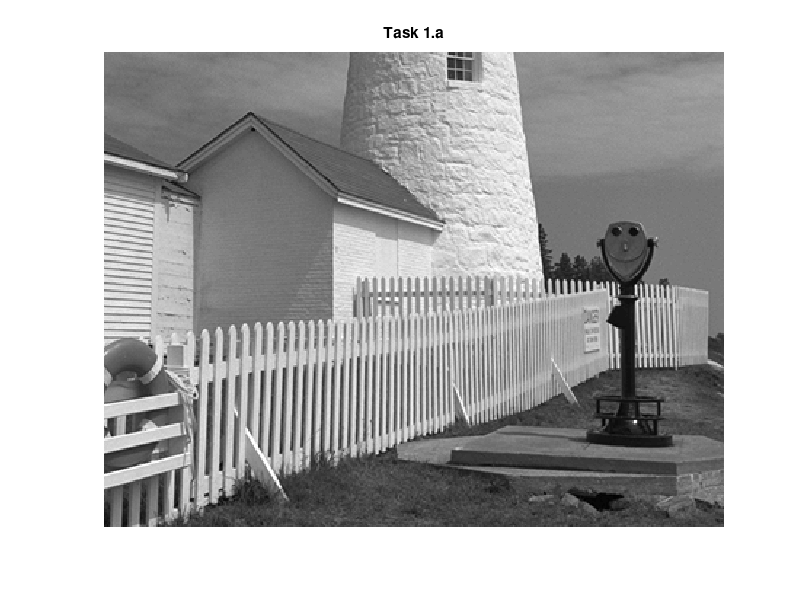
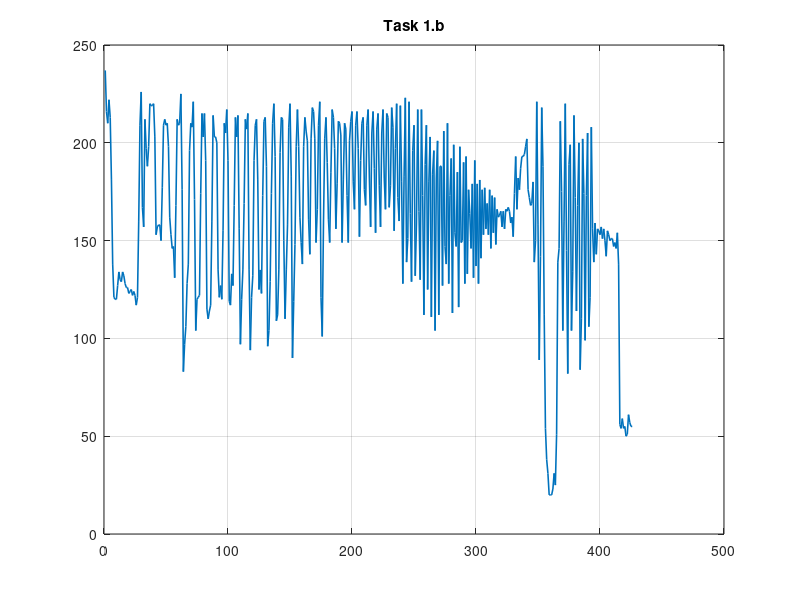
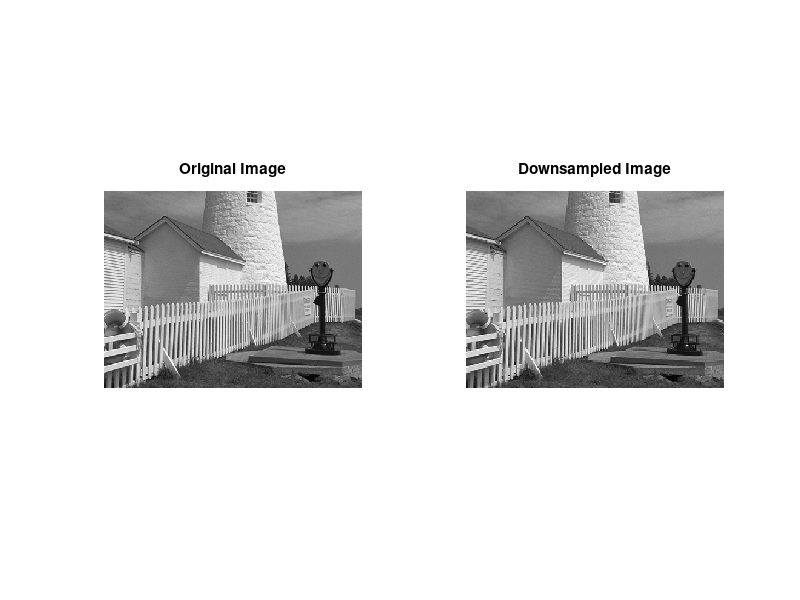
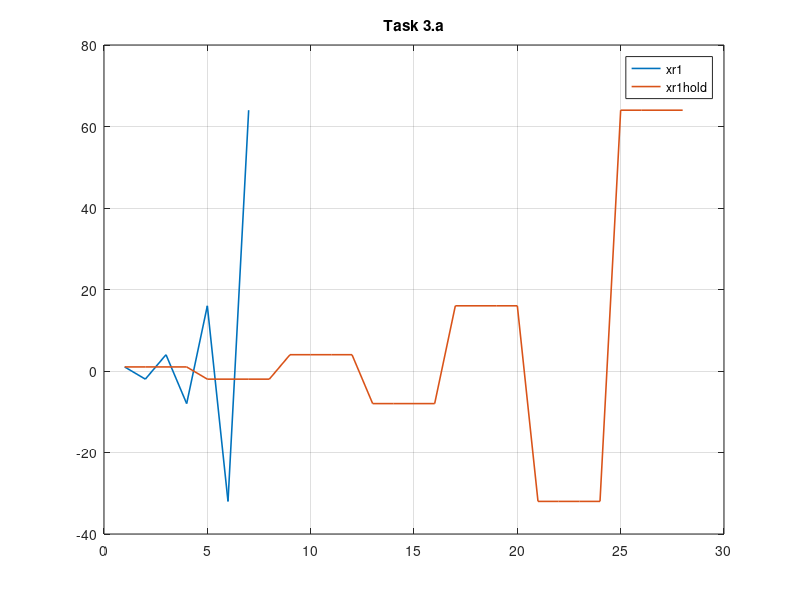

Here is the MATLAB script that generated these plots, in order:
%% Task 1.a
load lighthouse
imshow(ww)
whos ww
title('Task 1.a')

%% Task 1.b
ww200 = ww(200, :);
figure
plot(ww200, 'LineWidth', 1.15)
grid on
title('Task 1.b')

%% Task 2
load lighthouse
p = 2;
wp = ww(1:p:end, 1:p:end);
figure
subplot(121)
imshow(ww)
title('Original Image')
subplot(122)
imshow(wp)
title('Downsampled Image')

%% Task 3;
load lighthouse
p = 3;
ww3 = ww(1:p:end, 1:p:end);

%% Task 3.a
xr1 = (-2) .^ (0:6);
L = length(xr1);
nn = ceil((0.999:1:4 * L) / 4);
xr1hold = xr1(nn);
    
figure
plot(xr1, 'LineWidth', 1.15)
hold on
plot(xr1hold, 'LineWidth', 1.15)
hold off
grid on
title('Task 3.a')
legend('xr1', 'xr1hold')

%% Task 3.b
[r, c] = size(ww3);
rr = ceil((0.999:1:3 * r) / 3);
wholdrows = ww3(rr, :);
figure
imshow(wholdrows)
title('Task 3.b')

%% Task 3.c
cc = ceil((0.999:1:3 * c) / 3);
whold = wholdrows(:, cc);
figure
imshow(whold)
title('Task 3.c')

%% Task 3.d
n1 = 0:6;
xr1 = (-2) .^ n1;
tti = 0:1/10:6;
xr1linear = interp1(n1, xr1, tti(1:end-1));
figure
stem(xr1)
hold on
stem(xr1linear)
grid on
title('Task 3.d')
legend('xr1', 'xr1linear')

%% Task 3.e
[r, c] = size(ww3);

nr = 1:r;
nc = 1:c;
rq = 1:1/3:r;
rc = 1:1/3:c;

wrowlinear = interp1(single(ww3(nr, :)), rq);
wwlinear = interp1(single(wrowlinear(:, nc)'), rc);
wwlinear = uint8(wwlinear');

figure
imshow(wwlinear)
title('Task 3.e')
